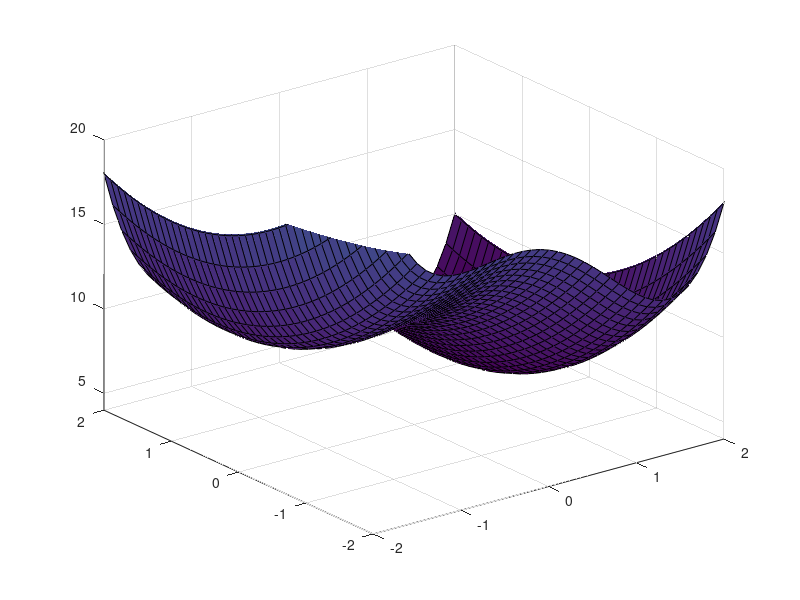

Write MATLAB code to recreate this figure.
clear all
close all
[x1 x2]=meshgrid(-3:0.1:3);
f = x1.^4 - 3*x1.^2 + x2.^2 - 2*x1 -2*x2 +10;
surf(x1,x2,f)
axis([-2 2 -2 2 4 20])